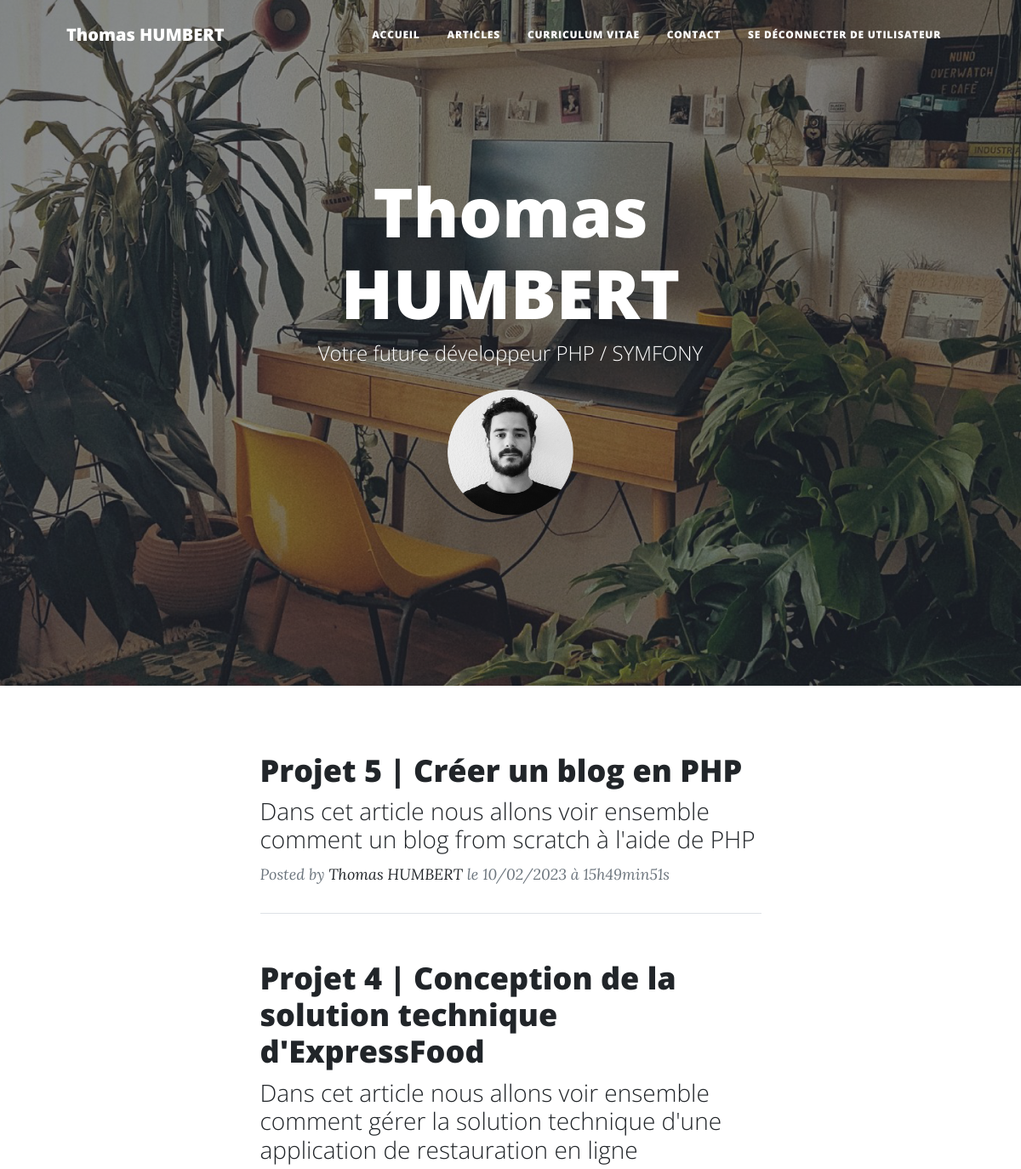
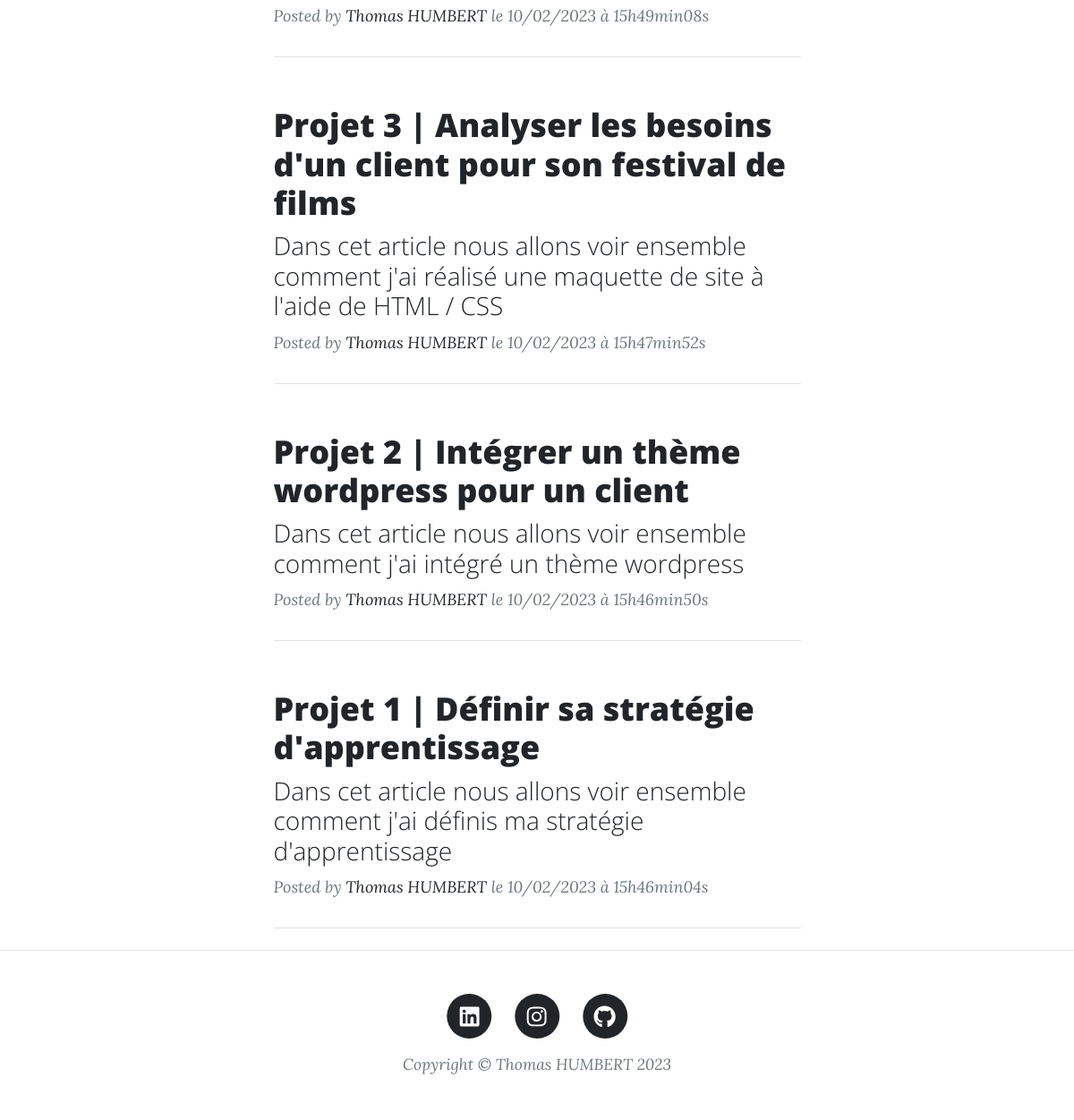
The page /index.php (signed in) on the database its author committed (2 pictures, top to bottom).
### tables this page shows
CREATE TABLE `article` (
  `id` int(11) NOT NULL,
  `title` varchar(256) NOT NULL,
  `hat` text NOT NULL,
  `content` text NOT NULL,
  `creation_date` datetime NOT NULL
);

### models/controllers/homepage.php (called while the page is built, shortened)
<?php
require_once 'lib/database.php';
require_once 'models/article.php';
function Homepage()
{
    $postRepository = new PostRepository();
    $postRepository->connection = new DatabaseConnection();
    $posts = $postRepository->getPosts();
    require 'vues/homepage.php';
}

### lib/database.php (called while the page is built)
<?php
class DatabaseConnection
{
	public ?PDO $database = null;
	public function getConnection(): PDO
	{
		if ($this->database === null) {
			$this->database = new PDO( 'mysql:host=localhost;dbname=projet5_blog;charset=utf8', 'root', 'root' );
		}
		return $this->database;
	}
}

### models/article.php (called while the page is built, shortened)
<?php
require_once 'lib/database.php';
class PostRepository
{
	public \DatabaseConnection $connection;
    public function getPosts(): array {
        $statement = $this->connection->getConnection()->query(
            "SELECT id, title, content, hat, DATE_FORMAT(creation_date, '%d/%m/%Y à %Hh%imin%ss') AS creation_date FROM article ORDER BY creation_date DESC LIMIT 0, 10"
        );
        $posts = [];
        while (($row = $statement->fetch())) {
            $post = new Article();
            $post->title = $row['title'];
            $post->hat = $row['hat'];
            $post->CreationDate = $row['creation_date'];
            $post->content = $row['content'];
            $post->identifier = $row['id'];
            $posts[] = $post;
        }
        return $posts;
    }
}

### vues/homepage.php (the view)
<?php
require_once 'vues/head.php';
require_once 'vues/navbar.php';
?>
   <header class="masthead" style="background-image: url('assets/img/home-bg.jpg')">
      <div class="container position-relative px-4 px-lg-5">
            <div class="row gx-4 gx-lg-5 justify-content-center">
               <div class="col-md-10 col-lg-8 col-xl-7">
                  <div class="site-heading">
                        <h1>Thomas HUMBERT</h1>
                        <span class="subheading">Votre future développeur PHP / SYMFONY</span></br>
                        <a target="_blank" href="assets/img/humbert2023.pdf"><img class="id-photo" src="assets/img/tom.png" alt="Thomas Humbert"></a>
                  </div>
               </div>
            </div>
      </div>
   </header>
<?php
foreach ($posts as $post) {
    ?>
   <div class="container px-4 px-lg-5" id="articles_blog">
      <div class="row gx-4 gx-lg-5 justify-content-center">
            <div class="col-md-10 col-lg-8 col-xl-7">
               <div class="post-preview">
                  <a href="index.php?action=post&id=<?=urlencode($post->identifier)?>">
                        <h2 class="post-title"><?=htmlentities($post->title)?></h2>
                        <h3 class="post-subtitle"><?=htmlentities($post->hat)?></h3>
                  </a>
                  <p class="post-meta">
                        Posted by
                        <a href="#">Thomas HUMBERT</a>
                        le <?=htmlentities($post->CreationDate)?>
                  </p>
               </div>
               <hr class="my-4" />
            </div>
      </div>
   </div>
<?php
}
require_once 'vues/footer.php';
?>

### rows shown on the page
article: title "Projet 5 | Créer un blog en PHP", hat "Dans cet article nous allons voir ensemble comment un blog from scratch à l'aide de PHP", CreationDate "10/02/2023 à 15h49min51s"
article: title "Projet 4 | Conception de la solution technique d'ExpressFood", hat "Dans cet article nous allons voir ensemble comment gérer la solution technique d'une application de restauration en ligne", CreationDate "10/02/2023 à 15h49min08s"
article: title "Projet 3 | Analyser les besoins d'un client pour son festival de films", hat "Dans cet article nous allons voir ensemble comment j'ai réalisé une maquette de site à l'aide de HTML / CSS", CreationDate "10/02/2023 à 15h47min52s"
article: title "Projet 2 | Intégrer un thème wordpress pour un client", hat "Dans cet article nous allons voir ensemble comment j'ai intégré un thème wordpress", CreationDate "10/02/2023 à 15h46min50s"
article: title "Projet 1 | Définir sa stratégie d'apprentissage", hat "Dans cet article nous allons voir ensemble comment j'ai définis ma stratégie d'apprentissage", CreationDate "10/02/2023 à 15h46min04s"

### other values the page prints
$_SESSION['pseudo'] "UTILISATEUR"
